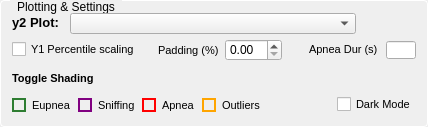
               <widget class="QGroupBox" name="groupBox_4">
                <property name="minimumSize">
                 <size>
                  <width>428</width>
                  <height>127</height>
                 </size>
                </property>
                <property name="maximumSize">
                 <size>
                  <width>381</width>
                  <height>127</height>
                 </size>
                </property>
                <property name="styleSheet">
                 <string notr="true">QGroupBox {
            border: 1px solid #ffffff;
            border-radius: 4px;
            margin-top: 0.5em;
            padding-top: 0.5em;
        }

        QGroupBox::title {
            subcontrol-origin: margin;
            left: 10px;
            padding: 0 3px 0 3px;
        }</string>
                </property>
                <property name="title">
                 <string>Plotting &amp;&amp; Settings</string>
                </property>
                <property name="alignment">
                 <set>Qt::AlignLeading|Qt::AlignLeft|Qt::AlignVCenter</set>
                </property>
                <layout class="QVBoxLayout" name="verticalLayout_7">
                 <item>
                  <layout class="QVBoxLayout" name="verticalLayout_6">
                   <item>
                    <layout class="QHBoxLayout" name="horizontalLayout_6">
                     <item>
                      <widget class="QLabel" name="y2plotlabel">
                       <property name="sizePolicy">
                        <sizepolicy hsizetype="Fixed" vsizetype="Preferred">
                         <horstretch>0</horstretch>
                         <verstretch>0</verstretch>
                        </sizepolicy>
                       </property>
                       <property name="minimumSize">
                        <size>
                         <width>52</width>
                         <height>0</height>
                        </size>
                       </property>
                       <property name="maximumSize">
                        <size>
                         <width>52</width>
                         <height>16777215</height>
                        </size>
                       </property>
                       <property name="font">
                        <font>
                         <pointsize>10</pointsize>
                         <bold>true</bold>
                        </font>
                       </property>
                       <property name="text">
                        <string>y2 Plot:</string>
                       </property>
                       <property name="alignment">
                        <set>Qt::AlignLeading|Qt::AlignLeft|Qt::AlignVCenter</set>
                       </property>
                      </widget>
                     </item>
                     <item>
                      <widget class="QComboBox" name="y2plot_dropdown">
                       <property name="sizePolicy">
                        <sizepolicy hsizetype="Fixed" vsizetype="Fixed">
                         <horstretch>0</horstretch>
                         <verstretch>0</verstretch>
                        </sizepolicy>
                       </property>
                       <property name="minimumSize">
                        <size>
                         <width>286</width>
                         <height>21</height>
                        </size>
                       </property>
                       <property name="maximumSize">
                        <size>
                         <width>175</width>
                         <height>18</height>
                        </size>
                       </property>
                       <property name="font">
                        <font>
                         <pointsize>8</pointsize>
                        </font>
                       </property>
                      </widget>
                     </item>
                     <item>
                      <spacer name="horizontalSpacer_2">
                       <property name="orientation">
                        <enum>Qt::Horizontal</enum>
                       </property>
                       <property name="sizeHint" stdset="0">
                        <size>
                         <width>40</width>
                         <height>20</height>
                        </size>
                       </property>
                      </spacer>
                     </item>
                    </layout>
                   </item>
                   <item>
                    <layout class="QHBoxLayout" name="horizontalLayout_17">
                     <item>
                      <widget class="QCheckBox" name="yautoscale_checkBox">
                       <property name="minimumSize">
                        <size>
                         <width>131</width>
                         <height>0</height>
                        </size>
                       </property>
                       <property name="font">
                        <font>
                         <pointsize>8</pointsize>
                        </font>
                       </property>
                       <property name="text">
                        <string>Y1 Percentile scaling</string>
                       </property>
                      </widget>
                     </item>
                     <item>
                      <spacer name="horizontalSpacer_10">
                       <property name="orientation">
                        <enum>Qt::Horizontal</enum>
                       </property>
                       <property name="sizeType">
                        <enum>QSizePolicy::Fixed</enum>
                       </property>
                       <property name="sizeHint" stdset="0">
                        <size>
                         <width>9</width>
                         <height>20</height>
                        </size>
                       </property>
                      </spacer>
                     </item>
                     <item>
                      <widget class="QLabel" name="label_2">
                       <property name="font">
                        <font>
                         <pointsize>8</pointsize>
                        </font>
                       </property>
                       <property name="text">
                        <string>Padding (%)</string>
                       </property>
                      </widget>
                     </item>
                     <item>
                      <widget class="QDoubleSpinBox" name="ypadding_SpinBox"/>
                     </item>
                     <item>
                      <spacer name="horizontalSpacer_8">
                       <property name="orientation">
                        <enum>Qt::Horizontal</enum>
                       </property>
                       <property name="sizeHint" stdset="0">
                        <size>
                         <width>40</width>
                         <height>20</height>
                        </size>
                       </property>
                      </spacer>
                     </item>
                     <item>
                      <widget class="QLabel" name="ApneaDurLabel">
                       <property name="sizePolicy">
                        <sizepolicy hsizetype="Fixed" vsizetype="Fixed">
                         <horstretch>0</horstretch>
                         <verstretch>0</verstretch>
                        </sizepolicy>
                       </property>
                       <property name="minimumSize">
                        <size>
                         <width>71</width>
                         <height>0</height>
                        </size>
                       </property>
                       <property name="maximumSize">
                        <size>
                         <width>80</width>
                         <height>16777215</height>
                        </size>
                       </property>
                       <property name="font">
                        <font>
                         <pointsize>8</pointsize>
                        </font>
                       </property>
                       <property name="toolTip">
                        <string>Minimum gap duration (in seconds) between breaths to be classified as an apnea event</string>
                       </property>
                       <property name="styleSheet">
                        <string notr="true">QCheckBox::indicator {
    border: 2px solid purple;
}
QCheckBox::indicator:checked {
    background-color: purple;
    border: 2px solid purple;
}</string>
                       </property>
                       <property name="text">
                        <string>Apnea Dur (s)</string>
                       </property>
                      </widget>
                     </item>
                     <item>
                      <widget class="QLineEdit" name="ApneaThresh">
                       <property name="sizePolicy">
                        <sizepolicy hsizetype="Fixed" vsizetype="Fixed">
                         <horstretch>0</horstretch>
                         <verstretch>0</verstretch>
                        </sizepolicy>
                       </property>
                       <property name="minimumSize">
                        <size>
                         <width>0</width>
                         <height>18</height>
                        </size>
                       </property>
                       <property name="maximumSize">
                        <size>
                         <width>30</width>
                         <height>18</height>
                        </size>
                       </property>
                       <property name="font">
                        <font>
                         <pointsize>8</pointsize>
                        </font>
                       </property>
                      </widget>
                     </item>
                    </layout>
                   </item>
                   <item>
                    <layout class="QHBoxLayout" name="horizontalLayout_18">
                     <item>
                      <widget class="QLabel" name="label">
                       <property name="font">
                        <font>
                         <pointsize>8</pointsize>
                         <bold>true</bold>
                        </font>
                       </property>
                       <property name="text">
                        <string>Toggle Shading</string>
                       </property>
                      </widget>
                     </item>
                     <item>
                      <spacer name="horizontalSpacer_9">
                       <property name="orientation">
                        <enum>Qt::Horizontal</enum>
                       </property>
                       <property name="sizeHint" stdset="0">
                        <size>
                         <width>40</width>
                         <height>20</height>
                        </size>
                       </property>
                      </spacer>
                     </item>
                    </layout>
                   </item>
                   <item>
                    <layout class="QHBoxLayout" name="horizontalLayout_13">
                     <item>
                      <widget class="QCheckBox" name="eupnea_checkBox">
                       <property name="minimumSize">
                        <size>
                         <width>16</width>
                         <height>0</height>
                        </size>
                       </property>
                       <property name="font">
                        <font>
                         <pointsize>8</pointsize>
                        </font>
                       </property>
                       <property name="styleSheet">
                        <string notr="true">QCheckBox::indicator {
    border: 2px solid #2e7d32;
}
QCheckBox::indicator:checked {
    background-color: #2e7d32;
    border: 2px solid #2e7d32;
}</string>
                       </property>
                       <property name="text">
                        <string>Eupnea</string>
                       </property>
                      </widget>
                     </item>
                     <item>
                      <widget class="QCheckBox" name="sniffing_checkBox">
                       <property name="minimumSize">
                        <size>
                         <width>16</width>
                         <height>0</height>
                        </size>
                       </property>
                       <property name="font">
                        <font>
                         <pointsize>8</pointsize>
                        </font>
                       </property>
                       <property name="styleSheet">
                        <string notr="true">QCheckBox::indicator {
    border: 2px solid purple;
}
QCheckBox::indicator:checked {
    background-color: purple;
    border: 2px solid purple;
}</string>
                       </property>
                       <property name="text">
                        <string>Sniffing</string>
                       </property>
                      </widget>
                     </item>
                     <item>
                      <widget class="QCheckBox" name="Apnea_checkBox">
                       <property name="font">
                        <font>
                         <pointsize>8</pointsize>
                        </font>
                       </property>
                       <property name="styleSheet">
                        <string notr="true">QCheckBox::indicator {
    border: 2px solid red;
}
QCheckBox::indicator:checked {
    background-color: red;
    border: 2px solid red;
}</string>
                       </property>
                       <property name="text">
                        <string>Apnea</string>
                       </property>
                      </widget>
                     </item>
                     <item>
                      <widget class="QCheckBox" name="Outliers_checkBox">
                       <property name="font">
                        <font>
                         <pointsize>8</pointsize>
                        </font>
                       </property>
                       <property name="styleSheet">
                        <string notr="true">QCheckBox::indicator {
    border: 2px solid #FFA500;
}
QCheckBox::indicator:checked {
    background-color: #FFA500;
    border: 2px solid #FFA500;
}</string>
                       </property>
                       <property name="text">
                        <string>Outliers</string>
                       </property>
                      </widget>
                     </item>
                     <item>
                      <spacer name="horizontalSpacer_11">
                       <property name="orientation">
                        <enum>Qt::Horizontal</enum>
                       </property>
                       <property name="sizeHint" stdset="0">
                        <size>
                         <width>40</width>
                         <height>20</height>
                        </size>
                       </property>
                      </spacer>
                     </item>
                     <item>
                      <widget class="QCheckBox" name="checkBox">
                       <property name="font">
                        <font>
                         <pointsize>8</pointsize>
                        </font>
                       </property>
                       <property name="text">
                        <string>Dark Mode</string>
                       </property>
                      </widget>
                     </item>
                    </layout>
                   </item>
                  </layout>
                 </item>
                </layout>
               </widget>
